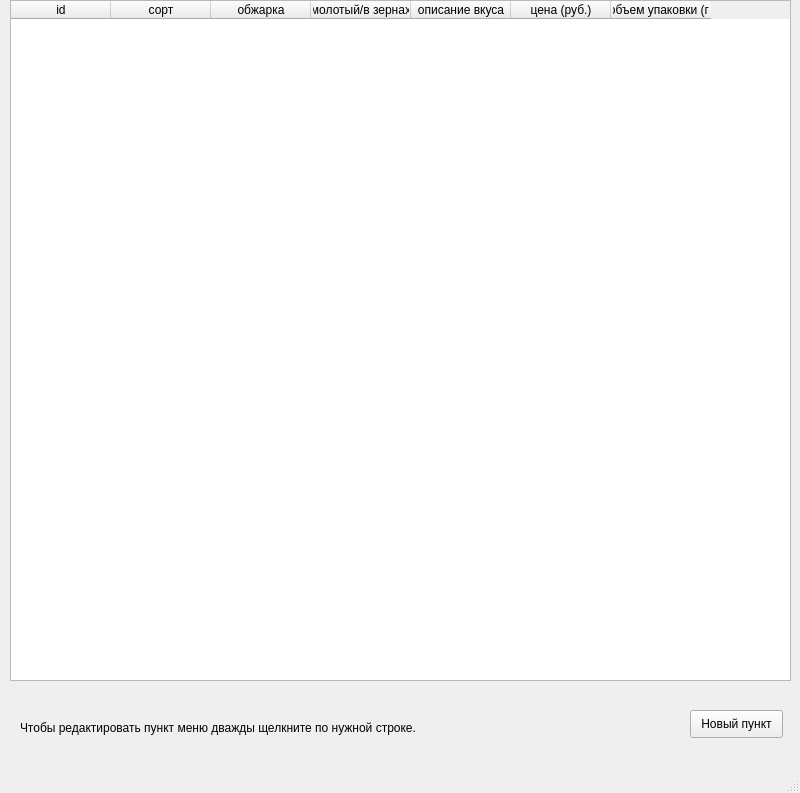
<?xml version="1.0" encoding="UTF-8"?>
<ui version="4.0">
 <class>MainWindow</class>
 <widget class="QMainWindow" name="MainWindow">
  <property name="geometry">
   <rect>
    <x>0</x>
    <y>0</y>
    <width>800</width>
    <height>793</height>
   </rect>
  </property>
  <property name="windowTitle">
   <string>MainWindow</string>
  </property>
  <widget class="QWidget" name="centralwidget">
   <widget class="QTableWidget" name="tw">
    <property name="geometry">
     <rect>
      <x>10</x>
      <y>0</y>
      <width>781</width>
      <height>681</height>
     </rect>
    </property>
    <column>
     <property name="text">
      <string>id</string>
     </property>
    </column>
    <column>
     <property name="text">
      <string>сорт</string>
     </property>
    </column>
    <column>
     <property name="text">
      <string>обжарка</string>
     </property>
    </column>
    <column>
     <property name="text">
      <string>молотый/в зернах</string>
     </property>
    </column>
    <column>
     <property name="text">
      <string>описание вкуса</string>
     </property>
    </column>
    <column>
     <property name="text">
      <string>цена (руб.)</string>
     </property>
    </column>
    <column>
     <property name="text">
      <string>объем упаковки (г)</string>
     </property>
    </column>
   </widget>
   <widget class="QPushButton" name="btn">
    <property name="geometry">
     <rect>
      <x>690</x>
      <y>710</y>
      <width>93</width>
      <height>28</height>
     </rect>
    </property>
    <property name="text">
     <string>Новый пункт</string>
    </property>
   </widget>
   <widget class="QLabel" name="label">
    <property name="geometry">
     <rect>
      <x>20</x>
      <y>720</y>
      <width>461</width>
      <height>16</height>
     </rect>
    </property>
    <property name="text">
     <string>Чтобы редактировать пункт меню дважды щелкните по нужной строке.</string>
    </property>
   </widget>
  </widget>
  <widget class="QMenuBar" name="menubar">
   <property name="geometry">
    <rect>
     <x>0</x>
     <y>0</y>
     <width>800</width>
     <height>26</height>
    </rect>
   </property>
  </widget>
  <widget class="QStatusBar" name="statusbar"/>
 </widget>
 <resources/>
 <connections/>
</ui>
